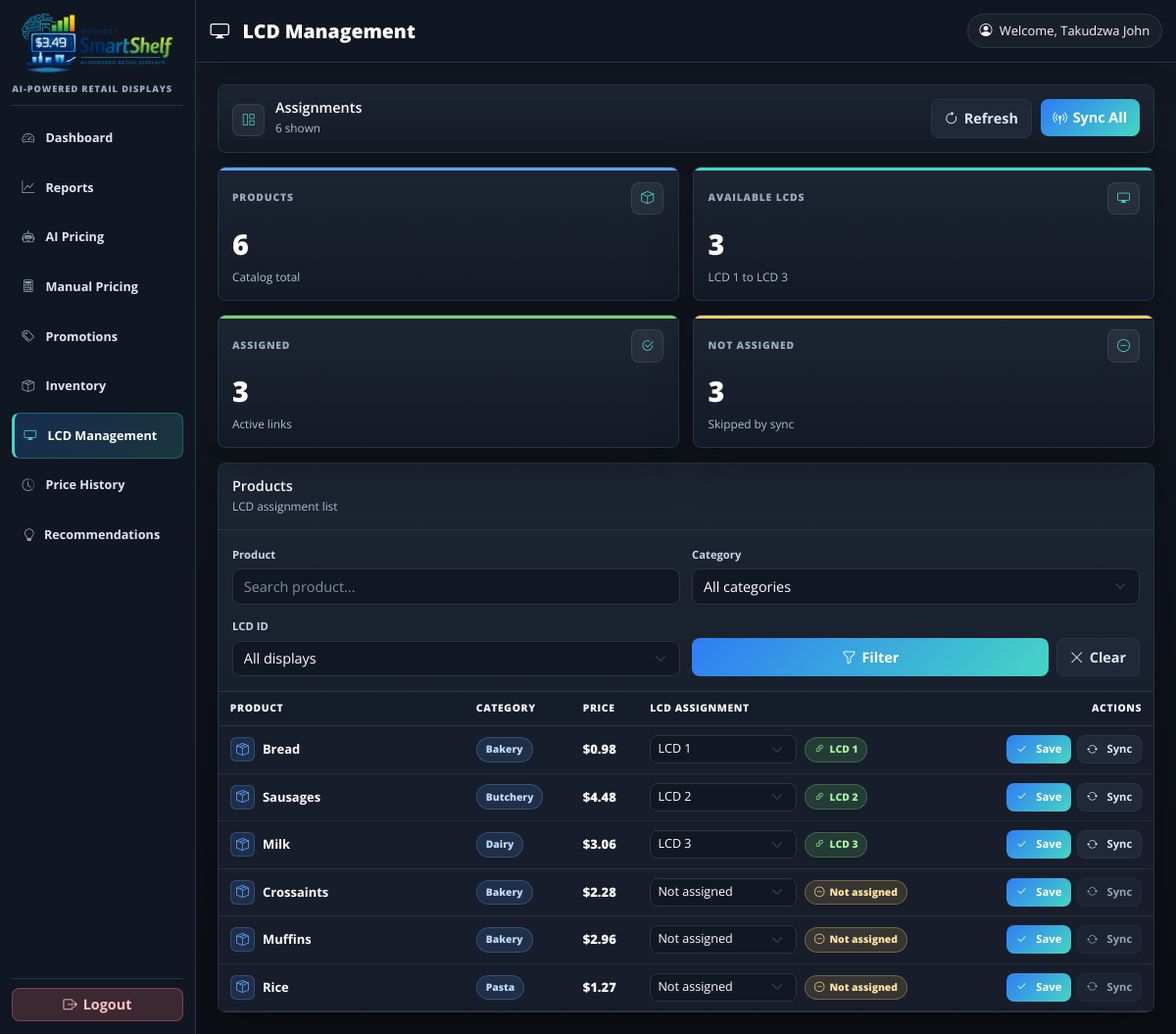
/ProjectSmartShelf/lcd-management/ (signed in), run on an earlier commit of the app's database.
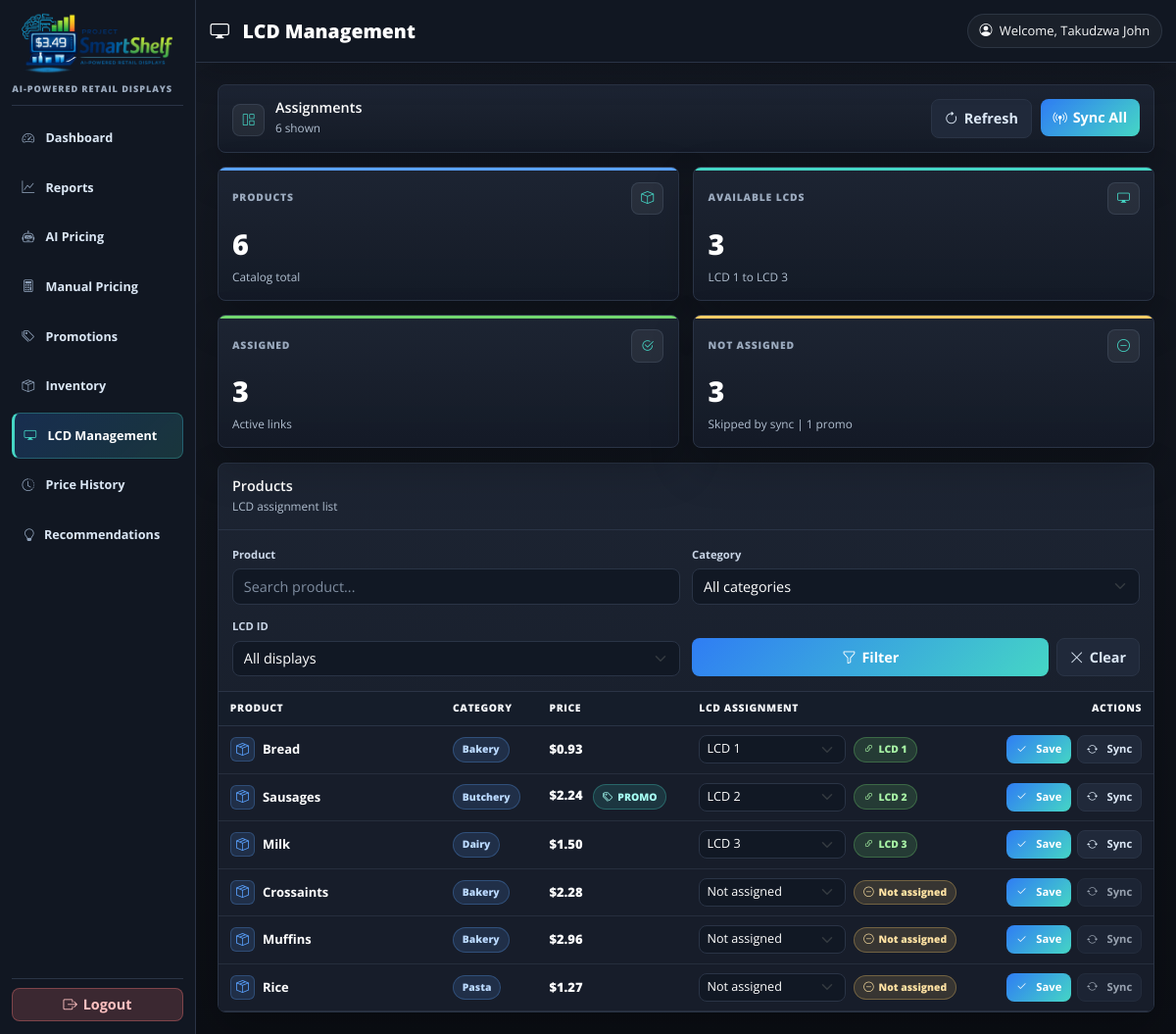
And on a later commit of the database.
### checkout/models.py (models this page shows, shortened)
class Product(models.Model):
    name = models.CharField(max_length=200)
    category = models.CharField(max_length=100)
    price = models.DecimalField(max_digits=10, decimal_places=2)
    expiry_date=models.DateField(null=True, blank=True)
    inventory_level = models.IntegerField(default=0, help_text='Current stock count')
    lcd_id = models.IntegerField(default=1, help_text="1, 2, or 3 for the shelf display")
    class Meta:
        ordering = ['name']

### ProjectSmartShelf/views.py (the view, shortened to what this page needs)
# urls.py: path("lcd-management/", views.lcd_management_view, name="lcd_management"),
@staff_member_required(login_url='staff_login')
def lcd_management_view(request):
    process_promotions_for_request(request)
    products = Product.objects.all()
    search_query = request.GET.get('search', '')
    category_filter = request.GET.get('category', '')
    lcd_filter = request.GET.get('lcd_id', '')
    if search_query:
        products = products.filter(name__icontains=search_query)
    if category_filter:
        products = products.filter(category=category_filter)
    categories = Product.objects.values_list('category', flat=True).distinct().order_by('category')
    occupied_lcd_ids = set(
        Product.objects.filter(lcd_id__in=AVAILABLE_LCD_IDS)
        .values_list('lcd_id', flat=True)
    )
    products = list(products)
    products.sort(
        key=lambda product: (
            0 if product.lcd_id in AVAILABLE_LCD_IDS else 1,
            product.lcd_id if product.lcd_id in AVAILABLE_LCD_IDS else len(AVAILABLE_LCD_IDS) + 1,
            product.name.lower(),
        )
    )
    for product in products:
        product.is_lcd_assigned = product.lcd_id in AVAILABLE_LCD_IDS
        product.active_promotion = None
        other_occupied_lcd_ids = occupied_lcd_ids.copy()
        if product.is_lcd_assigned:
            other_occupied_lcd_ids.discard(product.lcd_id)
        product.assignment_lcd_ids = [
            lcd_id for lcd_id in AVAILABLE_LCD_IDS
            if lcd_id not in other_occupied_lcd_ids
        ]
    active_promotions = get_active_promotions_by_product_id([product.id for product in products])
    for product in products:
        product.active_promotion = active_promotions.get(product.id)
    assigned_products = Product.objects.filter(lcd_id__in=AVAILABLE_LCD_IDS).count()
    unassigned_products = Product.objects.exclude(lcd_id__in=AVAILABLE_LCD_IDS).count()
    context = {
        'products': products,
        'search_query': search_query,
        'category_filter': category_filter,
        'lcd_filter': lcd_filter,
        'categories': categories,
        'available_lcd_ids': AVAILABLE_LCD_IDS,
        'total_products': Product.objects.count(),
        'available_display_count': len(AVAILABLE_LCD_IDS),
        'assigned_products': assigned_products,
        'unassigned_products': unassigned_products,
        'active_promotion_count': len(active_promotions),
    }
    return render(request, 'lcd_management.html', context)

### ProjectSmartShelf/context_processors.py (called while the page is built)
def simulated_date(request):
    active_date = getattr(request, 'simulated_date', None)
    context = {
        'simulated_date': active_date,
        'recommendations_count': 0,
    }
    cached_count = getattr(request, '_recommendations_count', None)
    if cached_count is not None:
        context['recommendations_count'] = cached_count
        return context
    user = getattr(request, 'user', None)
    if not (user and user.is_authenticated and user.is_staff):
        return context
    try:
        from .recommendations import recommendation_count
        context['recommendations_count'] = recommendation_count(active_date or timezone.localdate())
    except Exception:
        context['recommendations_count'] = 0
    return context

### ProjectSmartShelf/ml_models/utils.py (called while the page is built, shortened)
def predict_prices_batch(base_date=None):
    model = ProjectsmartshelfConfig.model
    if not model:
        return []

### ProjectSmartShelf/models.py (called while the page is built)
    @property
    def ends_at(self):
        return self._combine_schedule(self.end_date, self.end_time, is_end=True)

### ProjectSmartShelf/recommendations.py (called while the page is built)
def recommendation_count(base_date):
    return len(build_recommendations(base_date))

### ProjectSmartShelf/simulation.py (called while the page is built, shortened)
def parse_simulated_date(value):
    if not value:
        return None

### ProjectSmartShelf/templates/lcd_management.html (shortened to what the changed rows need)
{% extends "base.html" %}
{% load static %}
{% block page_title %}<i class="bi bi-display me-2"></i>LCD Management{% endblock %}
{% block content %}
<div class="lcd-page">
    <div class="lcd-command-bar">
        <div class="lcd-command-title">
            <div>
                <h2>Assignments</h2>
            </div>
        </div>
    </div>
    <div class="lcd-stat-grid">
        <div class="lcd-stat stat-open">
            <div class="lcd-stat-top">
                <div class="lcd-stat-label">Not Assigned</div>
                <span class="lcd-stat-icon"><i class="bi bi-dash-circle"></i></span>
            </div>
            <div class="lcd-stat-value">{{ unassigned_products }}</div>
            <div class="lcd-stat-note">Skipped by sync{% if active_promotion_count %} | {{ active_promotion_count }} promo{% endif %}</div>
        </div>
    </div>
    <div class="lcd-panel">
        <div class="lcd-table-wrap">
            <table class="table lcd-table align-middle">
                <thead>
                    <tr>
                        <th>Product</th>
                        <th>Category</th>
                        <th>Price</th>
                        <th>LCD Assignment</th>
                        <th class="text-end">Actions</th>
                    </tr>
                </thead>
                <tbody>
                    {% for product in products %}
                    <tr class="{% if not product.is_lcd_assigned %}unassigned-row{% endif %}">
                        <td>
                            <div class="product-cell">
                                <span class="product-cell-icon"><i class="bi bi-box-seam"></i></span>
                                <span class="product-name">{{ product.name }}</span>
                            </div>
                        </td>
                        <td><span class="category-chip">{{ product.category }}</span></td>
                        <td>
                            <span class="price-value">${{ product.price|floatformat:2 }}</span>
                            {% if product.active_promotion %}
                                <span class="assignment-badge promo"><i class="bi bi-tags"></i>PROMO</span>
                            {% endif %}
                        </td>
                        <td>
                            <div class="assignment-control">
                                <select name="lcd_id" class="form-select form-select-sm" form="lcd-row-{{ product.id }}">
                                    {% for display_id in product.assignment_lcd_ids %}
                                        <option value="{{ display_id }}" {% if product.lcd_id == display_id %}selected{% endif %}>LCD {{ display_id }}</option>
                                    {% endfor %}
                                </select>
                                {% if product.is_lcd_assigned %}
                                    <span class="assignment-badge assigned"><i class="bi bi-link-45deg"></i>LCD {{ product.lcd_id }}</span>
                                {% else %}
                                    <span class="assignment-badge unassigned"><i class="bi bi-dash-circle"></i>Not assigned</span>
                                {% endif %}
                            </div>
                        </td>
                        <td class="text-end">
                            <form id="lcd-row-{{ product.id }}" method="post" class="row-actions">
                                <button type="submit" name="action" value="update_assignment" class="btn btn-primary btn-sm">
                                    <i class="bi bi-check2 me-1"></i>Save
                                </button>
                                <button type="submit" name="action" value="sync_product" class="btn btn-outline-primary btn-sm" {% if not product.is_lcd_assigned %}disabled{% endif %}>
                                    <i class="bi bi-arrow-repeat me-1"></i>Sync
                                </button>
                            </form>
                        </td>
                    </tr>
                    {% empty %}
                    <tr>
                        <td colspan="5" class="empty-row py-4">No products found.</td>
                    </tr>
                    {% endfor %}
                </tbody>
            </table>
        </div>
    </div>
</div>
{% endblock %}

What changed in the data, as far as the page shows it:
changed Product "Bread": price "0.98" → "0.93"
changed Product "Sausages": price "4.48" → "2.24"; now shows "PROMO"
changed Product "Milk": price "3.06" → "1.50"
Also different on the page:
{{ active_promotion_count }}: (not shown) → "1"
text now shown: "| promo"
